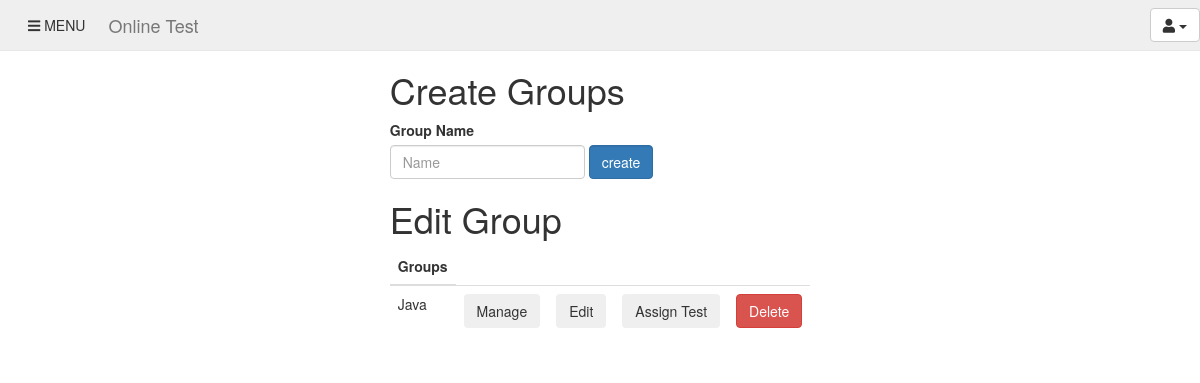
/project008/php/createGroup.php (signed in), run on an earlier commit of the app's database.
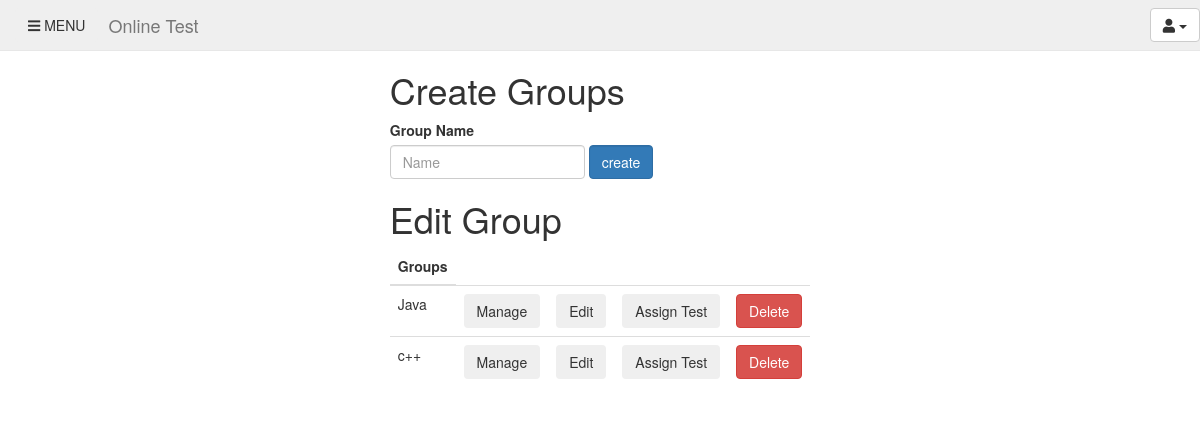
And on a later commit of the database.
### tables this page shows
CREATE TABLE IF NOT EXISTS `groups` (
  `id` int(11) NOT NULL AUTO_INCREMENT,
  `groupName` varchar(50) NOT NULL,
  `created_by` varchar(50) DEFAULT NULL,
  PRIMARY KEY (`id`),
  KEY `created_by` (`created_by`)
);

### project008/php/createGroup.php (the view, shortened to what this page needs)
<?php
 	include 'connection.php';
 	$uname=$_SESSION['uname'];
	$q2= "select * from groups where created_by='$uname' ";
	$gdata=$con->query($q2);
 ?>
<!DOCTYPE html>
<html>
<head>
  		<link rel="stylesheet" href="https://maxcdn.bootstrapcdn.com/bootstrap/3.3.7/css/bootstrap.min.css">
  		<link rel="stylesheet" href="https://use.fontawesome.com/releases/v5.2.0/css/all.css">
		<link rel="stylesheet" type="text/css" href="http://localhost/project008/css/homepage.css">
		<link rel="stylesheet" type="text/css" href="http://localhost/project008/css/createGroup.css">
</head>
<body>
	<div id="wrapper"  >
	<div class="main" >
			<nav class="navbar navbar-default navbar-fixed-top " id="navbar" >
				<div class="container-fluid">
					 <ul class="nav navbar-nav">
					      <li >
								<button class="btn navbar-btn" id="tgbtn"><span class="fa fa-bars" aria-hidden="true"></span>  MENU</button>
						  </li>
			    	 </ul>
					<div class="navbar-header">
						<a class="navbar-brand" href="">Online Test</a>
					</div>
					<ul class="nav navbar-nav navbar-right">
								<li class="dropdown">
									<button class="btn btn-default dropdown-toggle navbar-btn" type="button" id="menu1" data-toggle="dropdown"><span class="fa fa-user" ></span>
									<span class="caret"></span></button>
							</li>
					</ul>
				</div>
			</nav>
		<div id="content" class="container-fluid content">
			<div col-sm-12>
				<h1>Create Groups</h1>
				<form action="createGroupX.php" method="POST" >
					<div class="form-group">
						      <label > Group Name</label>
						      <div class="form-inline">
						      <input type="text" class="form-control" id="name" placeholder="Name" name="gname">
						      <input class="form-control btn btn-primary" type="submit" name="" value="create">
						      </div>
					</div>
				</form>
			<div id="gtable">
				<h1>Edit Group</h1>
				<table class="table table-hover">
					<thead>
						<tr>
						<th>Groups</th>
						</tr>
					</thead>
					<tbody>
						<?php
							while($row=$gdata->fetch_assoc())
							{
								echo "<tr >";
								echo "<td class=\"glink\">";
								echo $row['groupName'];
								echo "</td>";
								echo "<td>";
								echo "<button class=\"btn mbtn\">Manage</button>";
								echo "</td>";
								echo "<td>";
								echo "<button class=\"btn editbtn\">Edit</button>";
								echo "</td>";
								echo "<td>";
								echo "<button class=\"btn assign_test\" data-toggle=\"modal\" data-target=\"#myModal\">Assign Test</button>";
								echo "</td>";
								echo "<td>";
								echo "<button class=\"btn btn-danger deletebtn\">Delete</button>";
								echo "</td>";
								echo "</tr>";
							}
						?>
					</tbody>
				</table>
			</div>
		</div>
</div>
</div>
</body>
</html>

What changed in the data, as far as the page shows it:
added groups: groupName "c++"
